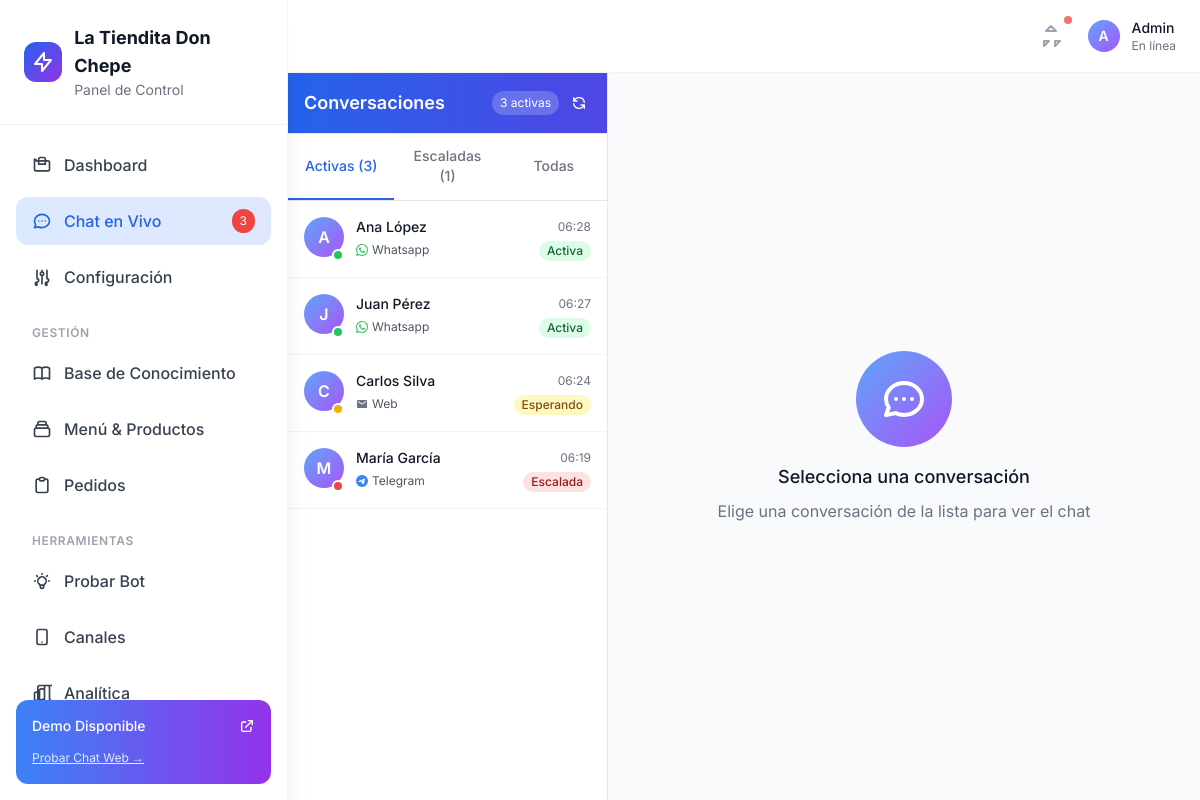
The page /admin/live-chat on the database its author committed.
### app/db/models.py (models this page shows)
class Conversation(SQLModel, table=True):
    id: Optional[int] = Field(default=None, primary_key=True)
    conversation_id: str = Field(unique=True)  # Unique identifier for the conversation
    user_id: str
    channel: str
    customer_name: Optional[str] = None
    customer_phone: Optional[str] = None
    status: str = "active"  # active, closed, escalated, waiting_human
    assigned_agent: Optional[str] = None  # Human agent assigned to this conversation
    last_activity: datetime = Field(default_factory=datetime.utcnow)
    escalated_at: Optional[datetime] = None
    created_at: datetime = Field(default_factory=datetime.utcnow)

### app/routes/ui.py (the view)
@router.get("/admin/live-chat", response_class=HTMLResponse)
async def live_chat(request: Request, session: Session = Depends(get_session)):
    conversation_repo = ConversationRepo(session)
    conversations = conversation_repo.get_all_conversations()
    active_count = len([c for c in conversations if c.status in ["active", "waiting_human"]])
    escalated_count = len([c for c in conversations if c.status == "escalated"])
    return templates.TemplateResponse(
        "admin/live_chat.html",
        {
            "request": request,
            "config": get_dynamic_config(),
            "conversations": conversations,
            "active_count": active_count,
            "escalated_count": escalated_count
        }
    )

### app/templates/admin/live_chat.html (shortened to what this page needs)
{% extends "base_modern.html" %}
{% block content %}
<div class="h-full flex">
    <div class="w-80 bg-white border-r border-gray-200 flex flex-col">
        <div class="p-4 border-b border-gray-200 bg-gradient-to-r from-blue-600 to-indigo-600 text-white">
            <div class="flex items-center justify-between">
                <h2 class="text-lg font-semibold">Conversaciones</h2>
                <div class="flex items-center space-x-2">
                    <span class="bg-white/20 px-2 py-1 rounded-full text-xs">{{ active_count }} activas</span>
                    <button onclick="refreshConversations()" class="p-1 hover:bg-white/20 rounded">
                        <svg class="w-4 h-4" fill="none" stroke="currentColor" viewBox="0 0 24 24">
                            <path stroke-linecap="round" stroke-linejoin="round" stroke-width="2" d="M4 4v5h.582m15.356 2A8.001 8.001 0 004.582 9m0 0H9m11 11v-5h-.581m0 0a8.003 8.003 0 01-15.357-2m15.357 2H15"></path>
                        </svg>
                    </button>
                </div>
            </div>
        </div>
        <div class="flex border-b border-gray-200">
            <button onclick="filterChats('active')" class="chat-filter-btn active flex-1 px-4 py-3 text-sm font-medium text-blue-600 border-b-2 border-blue-600">
                Activas ({{ active_count }})
            </button>
            <button onclick="filterChats('escalated')" class="chat-filter-btn flex-1 px-4 py-3 text-sm font-medium text-gray-500 border-b-2 border-transparent hover:text-gray-700">
                Escaladas ({{ escalated_count }})
            </button>
            <button onclick="filterChats('all')" class="chat-filter-btn flex-1 px-4 py-3 text-sm font-medium text-gray-500 border-b-2 border-transparent hover:text-gray-700">
                Todas
            </button>
        </div>
        <div class="flex-1 overflow-y-auto" id="chat-list">
            {% for conversation in conversations %}
            <div class="chat-item p-4 border-b border-gray-100 hover:bg-gray-50 cursor-pointer"
                 data-status="{{ conversation.status }}"
                 data-conversation-id="{{ conversation.conversation_id }}"
                 onclick="openChat('{{ conversation.conversation_id }}')">
                <div class="flex items-start space-x-3">
                    <div class="flex-shrink-0">
                        <div class="w-10 h-10 rounded-full bg-gradient-to-br from-blue-400 to-purple-500 flex items-center justify-center text-white font-semibold">
                            {{ conversation.customer_name[0] if conversation.customer_name else conversation.user_id[0].upper() }}
                        </div>
                        {% if conversation.status == 'escalated' %}
                        <div class="w-3 h-3 bg-red-500 rounded-full border-2 border-white -mt-2 ml-7"></div>
                        {% elif conversation.status == 'waiting_human' %}
                        <div class="w-3 h-3 bg-yellow-500 rounded-full border-2 border-white -mt-2 ml-7"></div>
                        {% else %}
                        <div class="w-3 h-3 bg-green-500 rounded-full border-2 border-white -mt-2 ml-7"></div>
                        {% endif %}
                    </div>
                    <div class="flex-1 min-w-0">
                        <div class="flex items-center justify-between">
                            <p class="text-sm font-medium text-gray-900 truncate">
                                {{ conversation.customer_name or conversation.user_id }}
                            </p>
                            <p class="text-xs text-gray-500">
                                {{ conversation.last_activity.strftime('%H:%M') }}
                            </p>
                        </div>
                        <div class="flex items-center justify-between mt-1">
                            <p class="text-xs text-gray-600 truncate">
                                <span class="inline-flex items-center">
                                    {% if conversation.channel == 'whatsapp' %}
                                    <svg class="w-3 h-3 mr-1 text-green-500" fill="currentColor" viewBox="0 0 24 24">
                                        <path d="M17.472 14.382c-.297-.149-1.758-.867-2.03-.967-.273-.099-.471-.148-.67.15-.197.297-.767.966-.94 1.164-.173.199-.347.223-.644.075-.297-.15-1.255-.463-2.39-1.475-.883-.788-1.48-1.761-1.653-2.059-.173-.297-.018-.458.13-.606.134-.133.298-.347.446-.52.149-.174.198-.298.298-.497.099-.198.05-.371-.025-.52-.075-.149-.669-1.612-.916-2.207-.242-.579-.487-.5-.669-.51-.173-.008-.371-.01-.57-.01-.198 0-.52.074-.792.372-.272.297-1.04 1.016-1.04 2.479 0 1.462 1.065 2.875 1.213 3.074.149.198 2.096 3.2 5.077 4.487.709.306 1.262.489 1.694.625.712.227 1.36.195 1.871.118.571-.085 1.758-.719 2.006-1.413.248-.694.248-1.289.173-1.413-.074-.124-.272-.198-.57-.347m-5.421 7.403h-.004a9.87 9.87 0 01-5.031-1.378l-.361-.214-3.741.982.998-3.648-.235-.374a9.86 9.86 0 01-1.51-5.26c.001-5.45 4.436-9.884 9.888-9.884 2.64 0 5.122 1.03 6.988 2.898a9.825 9.825 0 012.893 6.994c-.003 5.45-4.437 9.884-9.885 9.884m8.413-18.297A11.815 11.815 0 0012.05 0C5.495 0 .16 5.335.157 11.892c0 2.096.547 4.142 1.588 5.945L.057 24l6.305-1.654a11.882 11.882 0 005.683 1.448h.005c6.554 0 11.89-5.335 11.893-11.893A11.821 11.821 0 0020.885 3.488"/>
                                    </svg>
                                    {% elif conversation.channel == 'telegram' %}
                                    <svg class="w-3 h-3 mr-1 text-blue-500" fill="currentColor" viewBox="0 0 24 24">
                                        <path d="M11.944 0A12 12 0 0 0 0 12a12 12 0 0 0 12 12 12 12 0 0 0 12-12A12 12 0 0 0 12 0a12 12 0 0 0-.056 0zm4.962 7.224c.1-.002.321.023.465.14a.506.506 0 0 1 .171.325c.016.093.036.306.02.472-.18 1.898-.962 6.502-1.36 8.627-.168.9-.499 1.201-.82 1.23-.696.065-1.225-.46-1.9-.902-1.056-.693-1.653-1.124-2.678-1.8-1.185-.78-.417-1.21.258-1.91.177-.184 3.247-2.977 3.307-3.23.007-.032.014-.15-.056-.212s-.174-.041-.249-.024c-.106.024-1.793 1.14-5.061 3.345-.48.33-.913.49-1.302.48-.428-.008-1.252-.241-1.865-.44-.752-.245-1.349-.374-1.297-.789.027-.216.325-.437.893-.663 3.498-1.524 5.83-2.529 6.998-3.014 3.332-1.386 4.025-1.627 4.476-1.635z"/>
                                    </svg>
                                    {% else %}
                                    <svg class="w-3 h-3 mr-1 text-gray-500" fill="currentColor" viewBox="0 0 24 24">
                                        <path d="M20 4H4c-1.1 0-1.99.9-1.99 2L2 18c0 1.1.9 2 2 2h16c1.1 0 2-.9 2-2V6c0-1.1-.9-2-2-2zm0 4l-8 5-8-5V6l8 5 8-5v2z"/>
                                    </svg>
                                    {% endif %}
                                    {{ conversation.channel.title() }}
                                </span>
                            </p>
                            {% if conversation.status == 'escalated' %}
                            <span class="inline-flex items-center px-2 py-0.5 rounded-full text-xs font-medium bg-red-100 text-red-800">
                                Escalada
                            </span>
                            {% elif conversation.status == 'waiting_human' %}
                            <span class="inline-flex items-center px-2 py-0.5 rounded-full text-xs font-medium bg-yellow-100 text-yellow-800">
                                Esperando
                            </span>
                            {% else %}
                            <span class="inline-flex items-center px-2 py-0.5 rounded-full text-xs font-medium bg-green-100 text-green-800">
                                Activa
                            </span>
                            {% endif %}
                        </div>
                    </div>
                </div>
            </div>
            {% endfor %}
        </div>
    </div>
    <div class="flex-1 flex flex-col bg-gray-50" id="chat-window">
        <div id="empty-state" class="flex-1 flex items-center justify-center">
            <div class="text-center">
                <div class="w-24 h-24 mx-auto mb-4 bg-gradient-to-br from-blue-400 to-purple-500 rounded-full flex items-center justify-center">
                </div>
                <h3 class="text-lg font-medium text-gray-900 mb-2">Selecciona una conversación</h3>
                <p class="text-gray-500">Elige una conversación de la lista para ver el chat</p>
            </div>
        </div>
    </div>
</div>
{% endblock %}

### rows shown on the page
Conversation: customer_name "A", status "active" (drawn), customer_name "Ana López", last_activity "06:28", channel "Whatsapp"
Conversation: customer_name "J", status "active" (drawn), customer_name "Juan Pérez", last_activity "06:27", channel "Whatsapp"
Conversation: customer_name "C", status "waiting_human" (drawn), customer_name "Carlos Silva", last_activity "06:24", channel "Web"
Conversation: customer_name "M", status "escalated" (drawn), customer_name "María García", last_activity "06:19", channel "Telegram"

### other values the page prints
{{ config.business.name }} "La Tiendita Don Chepe"
{{ active_count }} "3"
{{ escalated_count }} "1"
